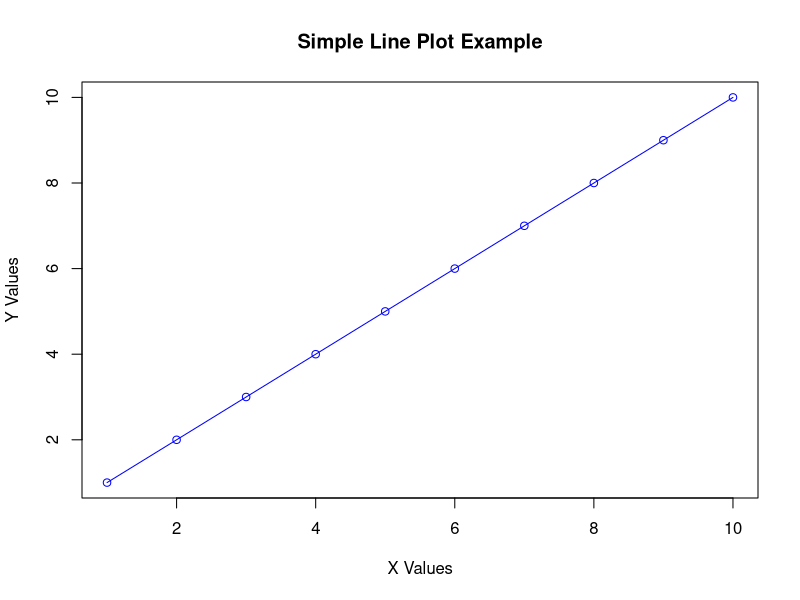

R code for this plot:
## ---- chunk 1
plot(1:10, 1:10,
     type = "o",
     col = "blue",
     xlab = "X Values",
     ylab = "Y Values",
     main = "Simple Line Plot Example")
